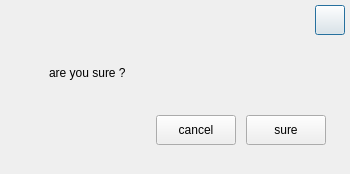
<?xml version="1.0" encoding="UTF-8"?>
<ui version="4.0">
 <class>delete_msg</class>
 <widget class="QDialog" name="delete_msg">
  <property name="geometry">
   <rect>
    <x>0</x>
    <y>0</y>
    <width>350</width>
    <height>174</height>
   </rect>
  </property>
  <property name="windowTitle">
   <string>Dialog</string>
  </property>
  <property name="styleSheet">
   <string notr="true"/>
  </property>
  <widget class="QWidget" name="widget" native="true">
   <property name="geometry">
    <rect>
     <x>0</x>
     <y>0</y>
     <width>350</width>
     <height>174</height>
    </rect>
   </property>
   <property name="styleSheet">
    <string notr="true"/>
   </property>
   <widget class="QWidget" name="widget_2" native="true">
    <property name="geometry">
     <rect>
      <x>0</x>
      <y>50</y>
      <width>350</width>
      <height>46</height>
     </rect>
    </property>
    <layout class="QHBoxLayout" name="horizontalLayout">
     <item>
      <spacer name="horizontalSpacer">
       <property name="orientation">
        <enum>Qt::Horizontal</enum>
       </property>
       <property name="sizeType">
        <enum>QSizePolicy::Fixed</enum>
       </property>
       <property name="sizeHint" stdset="0">
        <size>
         <width>19</width>
         <height>20</height>
        </size>
       </property>
      </spacer>
     </item>
     <item>
      <widget class="QLabel" name="questionIcon">
       <property name="minimumSize">
        <size>
         <width>24</width>
         <height>24</height>
        </size>
       </property>
       <property name="maximumSize">
        <size>
         <width>24</width>
         <height>24</height>
        </size>
       </property>
       <property name="styleSheet">
        <string notr="true">border-image: url(:/image/warning-24x24.png);</string>
       </property>
       <property name="text">
        <string/>
       </property>
      </widget>
     </item>
     <item>
      <widget class="QLabel" name="msgInfo">
       <property name="styleSheet">
        <string notr="true"/>
       </property>
       <property name="text">
        <string>are you sure ?</string>
       </property>
      </widget>
     </item>
     <item>
      <spacer name="horizontalSpacer_2">
       <property name="orientation">
        <enum>Qt::Horizontal</enum>
       </property>
       <property name="sizeHint" stdset="0">
        <size>
         <width>40</width>
         <height>20</height>
        </size>
       </property>
      </spacer>
     </item>
    </layout>
   </widget>
   <widget class="QWidget" name="verticalLayoutWidget">
    <property name="geometry">
     <rect>
      <x>310</x>
      <y>0</y>
      <width>40</width>
      <height>40</height>
     </rect>
    </property>
    <layout class="QHBoxLayout" name="horizontalLayout_2">
     <property name="leftMargin">
      <number>5</number>
     </property>
     <property name="topMargin">
      <number>5</number>
     </property>
     <property name="rightMargin">
      <number>5</number>
     </property>
     <property name="bottomMargin">
      <number>5</number>
     </property>
     <item>
      <widget class="QPushButton" name="closebtn">
       <property name="minimumSize">
        <size>
         <width>30</width>
         <height>30</height>
        </size>
       </property>
       <property name="maximumSize">
        <size>
         <width>30</width>
         <height>30</height>
        </size>
       </property>
       <property name="styleSheet">
        <string notr="true"/>
       </property>
       <property name="text">
        <string/>
       </property>
      </widget>
     </item>
    </layout>
   </widget>
   <widget class="QWidget" name="widget_3" native="true">
    <property name="geometry">
     <rect>
      <x>0</x>
      <y>100</y>
      <width>350</width>
      <height>61</height>
     </rect>
    </property>
    <layout class="QHBoxLayout" name="horizontalLayout_3">
     <property name="spacing">
      <number>0</number>
     </property>
     <property name="leftMargin">
      <number>0</number>
     </property>
     <property name="topMargin">
      <number>0</number>
     </property>
     <property name="rightMargin">
      <number>0</number>
     </property>
     <property name="bottomMargin">
      <number>0</number>
     </property>
     <item>
      <spacer name="horizontalSpacer_3">
       <property name="orientation">
        <enum>Qt::Horizontal</enum>
       </property>
       <property name="sizeHint" stdset="0">
        <size>
         <width>156</width>
         <height>20</height>
        </size>
       </property>
      </spacer>
     </item>
     <item>
      <widget class="QPushButton" name="cancelbtn">
       <property name="minimumSize">
        <size>
         <width>80</width>
         <height>30</height>
        </size>
       </property>
       <property name="maximumSize">
        <size>
         <width>80</width>
         <height>30</height>
        </size>
       </property>
       <property name="styleSheet">
        <string notr="true"/>
       </property>
       <property name="text">
        <string>cancel</string>
       </property>
      </widget>
     </item>
     <item>
      <spacer name="horizontalSpacer_5">
       <property name="orientation">
        <enum>Qt::Horizontal</enum>
       </property>
       <property name="sizeHint" stdset="0">
        <size>
         <width>10</width>
         <height>20</height>
        </size>
       </property>
      </spacer>
     </item>
     <item>
      <widget class="QPushButton" name="surebtn">
       <property name="minimumSize">
        <size>
         <width>80</width>
         <height>30</height>
        </size>
       </property>
       <property name="maximumSize">
        <size>
         <width>80</width>
         <height>30</height>
        </size>
       </property>
       <property name="styleSheet">
        <string notr="true"/>
       </property>
       <property name="text">
        <string>sure</string>
       </property>
      </widget>
     </item>
     <item>
      <spacer name="horizontalSpacer_4">
       <property name="orientation">
        <enum>Qt::Horizontal</enum>
       </property>
       <property name="sizeType">
        <enum>QSizePolicy::Fixed</enum>
       </property>
       <property name="sizeHint" stdset="0">
        <size>
         <width>24</width>
         <height>20</height>
        </size>
       </property>
      </spacer>
     </item>
    </layout>
   </widget>
  </widget>
 </widget>
 <resources/>
 <connections/>
</ui>
